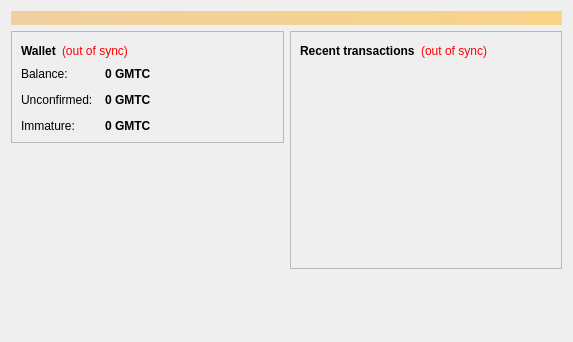
<?xml version="1.0" encoding="UTF-8"?>
<ui version="4.0">
 <class>OverviewPage</class>
 <widget class="QWidget" name="OverviewPage">
  <property name="geometry">
   <rect>
    <x>0</x>
    <y>0</y>
    <width>573</width>
    <height>342</height>
   </rect>
  </property>
  <property name="windowTitle">
   <string>Form</string>
  </property>
  <layout class="QVBoxLayout" name="topLayout">
   <item>
    <widget class="QLabel" name="labelAlerts">
     <property name="visible">
      <bool>false</bool>
     </property>
     <property name="styleSheet">
      <string notr="true">background-color: qlineargradient(x1: 0, y1: 0, x2: 1, y2: 0, stop:0 #F0D0A0, stop:1 #F8D488); color:#000000;</string>
     </property>
     <property name="wordWrap">
      <bool>true</bool>
     </property>
     <property name="margin">
      <number>3</number>
     </property>
    </widget>
   </item>
   <item>
    <layout class="QHBoxLayout" name="horizontalLayout" stretch="1,1">
     <item>
      <layout class="QVBoxLayout" name="verticalLayout_2">
       <item>
        <widget class="QFrame" name="frame">
         <property name="frameShape">
          <enum>QFrame::StyledPanel</enum>
         </property>
         <property name="frameShadow">
          <enum>QFrame::Raised</enum>
         </property>
         <layout class="QVBoxLayout" name="verticalLayout_4">
          <item>
           <layout class="QHBoxLayout" name="horizontalLayout_4">
            <item>
             <widget class="QLabel" name="label_5">
              <property name="font">
               <font>
                <weight>75</weight>
                <bold>true</bold>
               </font>
              </property>
              <property name="text">
               <string>Wallet</string>
              </property>
             </widget>
            </item>
            <item>
             <widget class="QLabel" name="labelWalletStatus">
              <property name="toolTip">
               <string>The displayed information may be out of date. Your wallet automatically synchronizes with the Gmtcoin network after a connection is established, but this process has not completed yet.</string>
              </property>
              <property name="styleSheet">
               <string notr="true">QLabel { color: red; }</string>
              </property>
              <property name="text">
               <string notr="true">(out of sync)</string>
              </property>
              <property name="alignment">
               <set>Qt::AlignLeading|Qt::AlignLeft|Qt::AlignVCenter</set>
              </property>
             </widget>
            </item>
            <item>
             <spacer name="horizontalSpacer_2">
              <property name="orientation">
               <enum>Qt::Horizontal</enum>
              </property>
              <property name="sizeHint" stdset="0">
               <size>
                <width>40</width>
                <height>20</height>
               </size>
              </property>
             </spacer>
            </item>
           </layout>
          </item>
          <item>
           <layout class="QFormLayout" name="formLayout_2">
            <property name="fieldGrowthPolicy">
             <enum>QFormLayout::AllNonFixedFieldsGrow</enum>
            </property>
            <property name="horizontalSpacing">
             <number>12</number>
            </property>
            <property name="verticalSpacing">
             <number>12</number>
            </property>
            <item row="0" column="0">
             <widget class="QLabel" name="label">
              <property name="text">
               <string>Balance:</string>
              </property>
             </widget>
            </item>
            <item row="0" column="1">
             <widget class="QLabel" name="labelBalance">
              <property name="font">
               <font>
                <weight>75</weight>
                <bold>true</bold>
               </font>
              </property>
              <property name="cursor">
               <cursorShape>IBeamCursor</cursorShape>
              </property>
              <property name="toolTip">
               <string>Your current balance</string>
              </property>
              <property name="text">
               <string notr="true">0 GMTC</string>
              </property>
              <property name="textInteractionFlags">
               <set>Qt::LinksAccessibleByMouse|Qt::TextSelectableByKeyboard|Qt::TextSelectableByMouse</set>
              </property>
             </widget>
            </item>
            <item row="1" column="0">
             <widget class="QLabel" name="label_3">
              <property name="text">
               <string>Unconfirmed:</string>
              </property>
             </widget>
            </item>
            <item row="1" column="1">
             <widget class="QLabel" name="labelUnconfirmed">
              <property name="font">
               <font>
                <weight>75</weight>
                <bold>true</bold>
               </font>
              </property>
              <property name="cursor">
               <cursorShape>IBeamCursor</cursorShape>
              </property>
              <property name="toolTip">
               <string>Total of transactions that have yet to be confirmed, and do not yet count toward the current balance</string>
              </property>
              <property name="text">
               <string notr="true">0 GMTC</string>
              </property>
              <property name="textInteractionFlags">
               <set>Qt::LinksAccessibleByMouse|Qt::TextSelectableByKeyboard|Qt::TextSelectableByMouse</set>
              </property>
             </widget>
            </item>
            <item row="2" column="0">
             <widget class="QLabel" name="labelImmatureText">
              <property name="text">
               <string>Immature:</string>
              </property>
             </widget>
            </item>
            <item row="2" column="1">
             <widget class="QLabel" name="labelImmature">
              <property name="font">
               <font>
                <weight>75</weight>
                <bold>true</bold>
               </font>
              </property>
              <property name="toolTip">
               <string>Mined balance that has not yet matured</string>
              </property>
              <property name="text">
               <string notr="true">0 GMTC</string>
              </property>
              <property name="textInteractionFlags">
               <set>Qt::LinksAccessibleByMouse|Qt::TextSelectableByKeyboard|Qt::TextSelectableByMouse</set>
              </property>
             </widget>
            </item>
           </layout>
          </item>
         </layout>
        </widget>
       </item>
       <item>
        <spacer name="verticalSpacer">
         <property name="orientation">
          <enum>Qt::Vertical</enum>
         </property>
         <property name="sizeHint" stdset="0">
          <size>
           <width>20</width>
           <height>40</height>
          </size>
         </property>
        </spacer>
       </item>
      </layout>
     </item>
     <item>
      <layout class="QVBoxLayout" name="verticalLayout_3">
       <item>
        <widget class="QFrame" name="frame_2">
         <property name="frameShape">
          <enum>QFrame::StyledPanel</enum>
         </property>
         <property name="frameShadow">
          <enum>QFrame::Raised</enum>
         </property>
         <layout class="QVBoxLayout" name="verticalLayout">
          <item>
           <layout class="QHBoxLayout" name="horizontalLayout_2">
            <item>
             <widget class="QLabel" name="label_4">
              <property name="text">
               <string>&lt;b&gt;Recent transactions&lt;/b&gt;</string>
              </property>
             </widget>
            </item>
            <item>
             <widget class="QLabel" name="labelTransactionsStatus">
              <property name="toolTip">
               <string>The displayed information may be out of date. Your wallet automatically synchronizes with the Gmtcoin network after a connection is established, but this process has not completed yet.</string>
              </property>
              <property name="styleSheet">
               <string notr="true">QLabel { color: red; }</string>
              </property>
              <property name="text">
               <string notr="true">(out of sync)</string>
              </property>
              <property name="alignment">
               <set>Qt::AlignRight|Qt::AlignTrailing|Qt::AlignVCenter</set>
              </property>
             </widget>
            </item>
            <item>
             <spacer name="horizontalSpacer">
              <property name="orientation">
               <enum>Qt::Horizontal</enum>
              </property>
              <property name="sizeHint" stdset="0">
               <size>
                <width>40</width>
                <height>20</height>
               </size>
              </property>
             </spacer>
            </item>
           </layout>
          </item>
          <item>
           <widget class="QListView" name="listTransactions">
            <property name="styleSheet">
             <string notr="true">QListView { background: transparent; }</string>
            </property>
            <property name="frameShape">
             <enum>QFrame::NoFrame</enum>
            </property>
            <property name="verticalScrollBarPolicy">
             <enum>Qt::ScrollBarAlwaysOff</enum>
            </property>
            <property name="horizontalScrollBarPolicy">
             <enum>Qt::ScrollBarAlwaysOff</enum>
            </property>
            <property name="selectionMode">
             <enum>QAbstractItemView::NoSelection</enum>
            </property>
           </widget>
          </item>
         </layout>
        </widget>
       </item>
       <item>
        <spacer name="verticalSpacer_2">
         <property name="orientation">
          <enum>Qt::Vertical</enum>
         </property>
         <property name="sizeHint" stdset="0">
          <size>
           <width>20</width>
           <height>40</height>
          </size>
         </property>
        </spacer>
       </item>
      </layout>
     </item>
    </layout>
   </item>
  </layout>
 </widget>
 <resources/>
 <connections/>
</ui>
